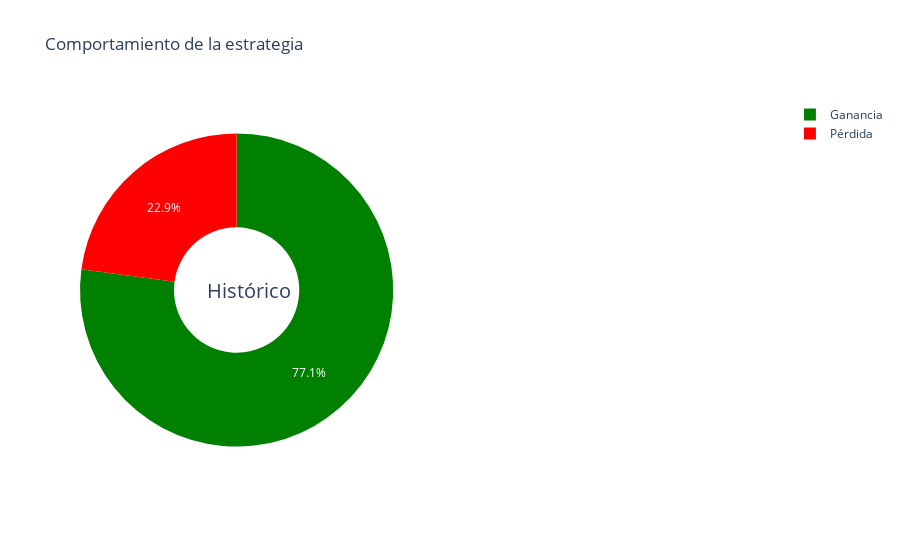

This figure's notebook cell:
### Code cell
Mov_tot = len(df_backtest) #Número de operaciones
Tot_loss = len(df_backtest[df_backtest['resultado']=='perdedora']) #Contamos las veces que se registró una pérdida
Comp = Mov_tot-Tot_loss #Complemento (para la gráfica)         
    
#Construcción de los gráficos que ejemplifiquen nuestro caso
colors1 = ['green', 'red']
labels1 = ['Ganancia','Pérdida']
values1 = [Comp,Tot_loss]

fig = make_subplots(rows=1, cols=2, specs=[[{'type':'domain'}, {'type':'domain'}]])
fig.add_trace(go.Pie(labels=labels1, values=values1, name="Backtest",marker_colors=colors1),1, 1)
#fig.add_trace(go.Pie(labels=labels2, values=values2, name="Comportamiento en pérdidas",marker_colors=colors2),1, 2)
fig.update_traces(hole=.4, hoverinfo="label+percent+name")
fig.update_layout(
    title_text="Comportamiento de la estrategia",
    annotations=[dict(text='Histórico', x=0.18, y=0.5, font_size=20, showarrow=False)])
fig.show()

### Figure 1 — Plotly figure (JSON) as saved in the notebook; plotly's stock layout.template omitted (floating-point values rounded to 4 significant figures)
{"data": [{"domain": {"x": [0, 0.45], "y": [0, 1]}, "hole": 0.4, "hoverinfo": "label+percent+name", "labels": ["Ganancia", "Pérdida"], "marker": {"colors": ["green", "red"]}, "name": "Backtest", "type": "pie", "values": [91, 27]}], "layout": {"annotations": [{"font": {"size": 20}, "showarrow": false, "text": "Histórico", "x": 0.18, "y": 0.5}], "title": {"text": "Comportamiento de la estrategia"}}}
